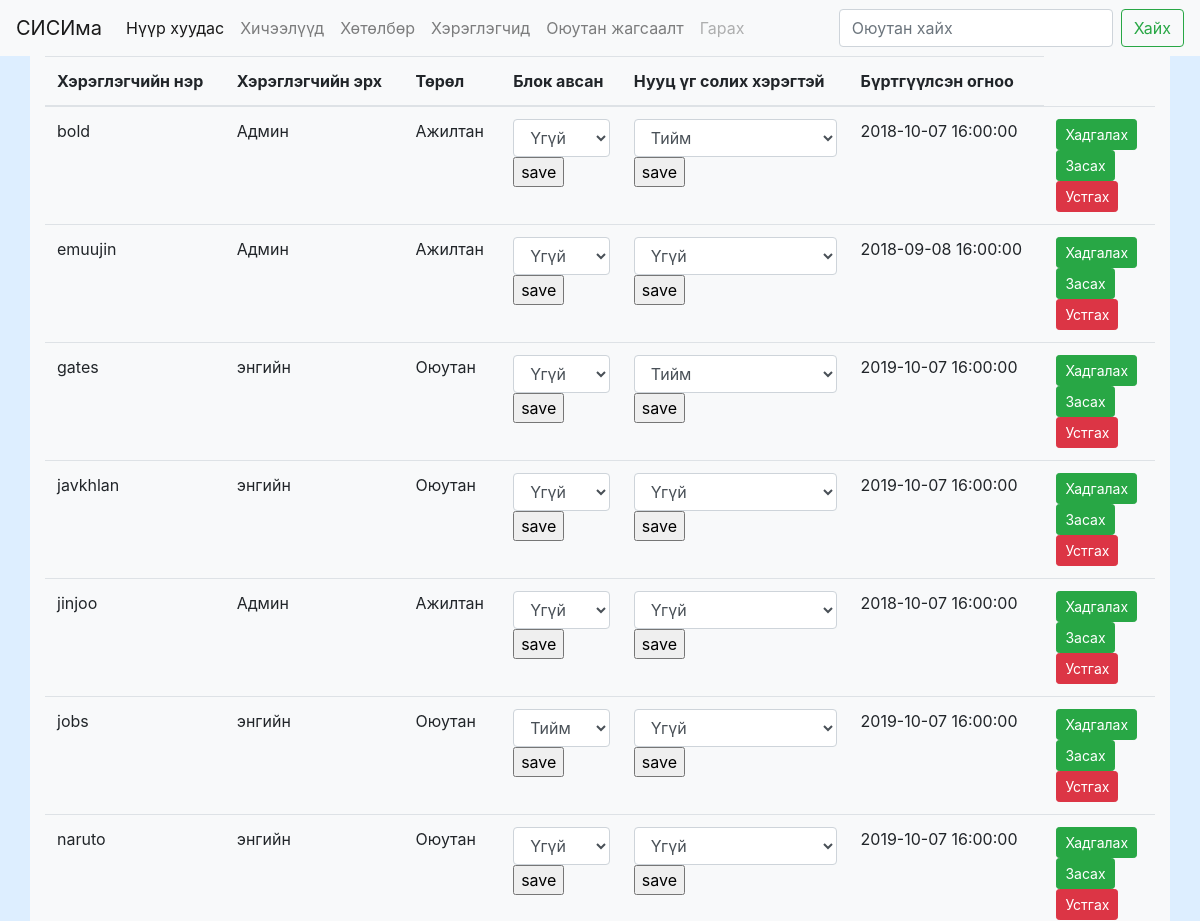
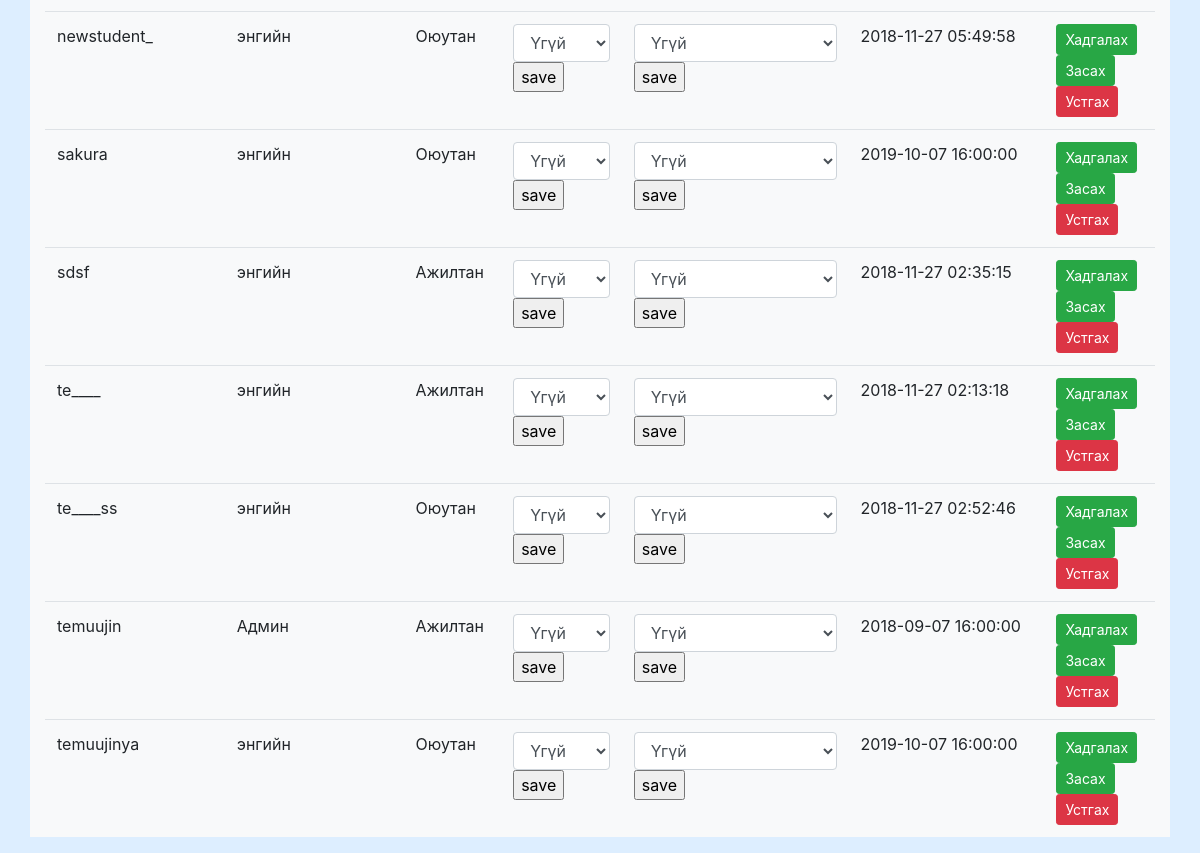
Page /users.php (signed in) on the committed database (2 pictures, top to bottom).
### tables this page shows
CREATE TABLE `users` (
  `userName` varchar(32) NOT NULL,
  `password` varchar(32) NOT NULL,
  `regDate` timestamp NOT NULL DEFAULT CURRENT_TIMESTAMP,
  `role` tinyint(4) NOT NULL DEFAULT '0',
  `userType` tinyint(4) NOT NULL DEFAULT '2',
  `changePass` tinyint(4) NOT NULL DEFAULT '0',
  `isBlocked` tinyint(4) NOT NULL DEFAULT '0'
);

### include/functions.php (called while the page is built, shortened)
<?php
function findStudentID($username){
    global $pdo;
    $query = "select * from student where userName=:username";
    $query = $pdo->prepare($query);
    $query->bindParam(":username",$username);
    $query->execute();
    $query=$query->fetch();
    return $query["studentID"];
}
function findUserRole($username){
    global $pdo;
    $query = "select * from users where userName=:username";
    $query = $pdo->prepare($query);
    $query->bindParam(":username",$username);
    $query->execute();
    $query=$query->fetch();
    return $query["role"];
}
function isAdmin($username){
    if(findUserRole($username)){
        return true;
    }else{
        return false;
    }
}
function findAllUsers(){
    global $pdo;
    $query = "select * from users";
    $query = $pdo->prepare($query);
    $query->execute();
    return $query;
}
?>

### users.php (the view, shortened to what this page needs)
<?php
    include_once __DIR__."/include/partials/header.php";
    include_once __DIR__."/include/partials/navbar.php";
if(isAdmin($_SESSION['username'])){
    $users= findAllUsers();
    $render = "<div class='container bg-light'>";
    $render .= "<table class='table table-hover'>
        <thead>
            <tr>
                <th scope='col'>Хэрэглэгчийн нэр</th>
                <th scope='col'>Хэрэглэгчийн эрх</th>
                <th scope='col'>Төрөл</th>
                <th scope='col'>Блок авсан</th>
                <th scope='col'>Нууц үг солих хэрэгтэй</th>
                <th scope='col'>Бүртгүүлсэн огноо</th>
            </tr>
        </thead>
        ";
    while($user = $users->fetch()){
        $tempUser = $user;
        $render.= "
        <form action'#' method='post'>
        <tr>
                <td>{$tempUser["userName"]}</td>
                <td>".($tempUser["role"]==true ? 'Админ':'энгийн')."</td>
                <td>".($tempUser["userType"]==1 ? 'Ажилтан':'Оюутан')."</td>
                <td>
                <div class='form-group'>
                <input type='hidden' name='username' value='{$tempUser["userName"]}'>
                <form method='post' action='#'>
                    <select id='isBlocked' name='isBlocked' class='form-control'>
                        <option  ".($tempUser['isBlocked']==1 ? 'selected':'')." value='1' >Тийм</option>
                        <option  ".($tempUser['isBlocked']==0 ? 'selected':'')." value='0' >Үгүй</option>
                    </select>
                    <input type='submit' name='isBlockedSave' value='save'>
                </form>
                </div>
                  </td>
                <td>
                <div class='form-group'>
                <form method='post' action='#'>
                <input type='hidden' name='username' value='{$tempUser["userName"]}'>
                    <select id='changePass' name='changePass' class='form-control'>
                    <option  ".($tempUser['changePass']==1 ? 'selected':'')." value='1' >Тийм</option>
                    <option  ".($tempUser['changePass']==0 ? 'selected':'')." value='0' >Үгүй</option>
                    </select>
                    <input type='submit' value='save' name='changePassSave'>
                </form>
                </div></td>
                <td>{$tempUser["regDate"]}</td>
                <td>
                    <input type='submit' class='btn btn-success btn-sm' name='savePerUser' value='Хадгалах'>
                    <form method='get' action='update.php'>
                        <button class='btn btn-success btn-sm' name='s_id' value='".findStudentID($_SESSION['username'])."'>Засах</button>
                    </form>
                    <form method='get' action='delete.php'>
                        <button class='btn btn-danger btn-sm' name='s_id' value='".findStudentID($_SESSION['username'])."'>Устгах</button>
                    </form>
                </td>
            </tr>
            ";
        $render .= "</form>";
    }
    $render.="</table>
        </div>";
    echo $render;
?>
<?php
    include "./include/partials/footer.php";
}else{
    header("location: ./index.php");
}
?>

### public/style/main.css (style rules this page uses)
body { background-color: #ddeeff; }

### rows in the picture
users: userName "bold", role "Админ", userType "Ажилтан", isBlocked "Үгүй", regDate "2018-10-07 16:00:00"
users: userName "emuujin", role "Админ", userType "Ажилтан", isBlocked "Үгүй", changePass "Үгүй", regDate "2018-09-08 16:00:00"
users: userName "gates", role "энгийн", userType "Оюутан", isBlocked "Үгүй", regDate "2019-10-07 16:00:00"
users: userName "javkhlan", role "энгийн", userType "Оюутан", isBlocked "Үгүй", changePass "Үгүй", regDate "2019-10-07 16:00:00"
users: userName "jinjoo", role "Админ", userType "Ажилтан", isBlocked "Үгүй", changePass "Үгүй", regDate "2018-10-07 16:00:00"
users: userName "jobs", role "энгийн", userType "Оюутан", isBlocked "Тийм", changePass "Үгүй", regDate "2019-10-07 16:00:00"
users: userName "naruto", role "энгийн", userType "Оюутан", isBlocked "Үгүй", changePass "Үгүй", regDate "2019-10-07 16:00:00"
users: userName "newstudent_", role "энгийн", userType "Оюутан", isBlocked "Үгүй", changePass "Үгүй", regDate "2018-11-27 05:49:58"
users: userName "sakura", role "энгийн", userType "Оюутан", isBlocked "Үгүй", changePass "Үгүй", regDate "2019-10-07 16:00:00"
users: userName "sdsf", role "энгийн", userType "Ажилтан", isBlocked "Үгүй", changePass "Үгүй", regDate "2018-11-27 02:35:15"
users: userName "te____", role "энгийн", userType "Ажилтан", isBlocked "Үгүй", changePass "Үгүй", regDate "2018-11-27 02:13:18"
users: userName "te____ss", role "энгийн", userType "Оюутан", isBlocked "Үгүй", changePass "Үгүй", regDate "2018-11-27 02:52:46"
users: userName "temuujin", role "Админ", userType "Ажилтан", isBlocked "Үгүй", changePass "Үгүй", regDate "2018-09-07 16:00:00"
users: userName "temuujinya", role "энгийн", userType "Оюутан", isBlocked "Үгүй", changePass "Үгүй", regDate "2019-10-07 16:00:00"
